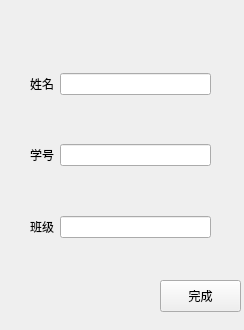
<?xml version="1.0" encoding="UTF-8"?>
<ui version="4.0">
 <class>New</class>
 <widget class="QWidget" name="New">
  <property name="geometry">
   <rect>
    <x>0</x>
    <y>0</y>
    <width>244</width>
    <height>330</height>
   </rect>
  </property>
  <property name="windowTitle">
   <string>Form</string>
  </property>
  <widget class="QWidget" name="formLayoutWidget">
   <property name="geometry">
    <rect>
     <x>30</x>
     <y>30</y>
     <width>181</width>
     <height>251</height>
    </rect>
   </property>
   <layout class="QFormLayout" name="formLayout">
    <item row="1" column="0">
     <spacer name="verticalSpacer">
      <property name="orientation">
       <enum>Qt::Vertical</enum>
      </property>
      <property name="sizeHint" stdset="0">
       <size>
        <width>20</width>
        <height>40</height>
       </size>
      </property>
     </spacer>
    </item>
    <item row="2" column="0">
     <widget class="QLabel" name="name_label">
      <property name="text">
       <string>姓名</string>
      </property>
     </widget>
    </item>
    <item row="2" column="1">
     <widget class="QLineEdit" name="name_lineEdit"/>
    </item>
    <item row="3" column="0">
     <spacer name="verticalSpacer_2">
      <property name="orientation">
       <enum>Qt::Vertical</enum>
      </property>
      <property name="sizeHint" stdset="0">
       <size>
        <width>20</width>
        <height>40</height>
       </size>
      </property>
     </spacer>
    </item>
    <item row="4" column="0">
     <widget class="QLabel" name="id_label">
      <property name="text">
       <string>学号</string>
      </property>
     </widget>
    </item>
    <item row="4" column="1">
     <widget class="QLineEdit" name="lineEdit_2"/>
    </item>
    <item row="6" column="0">
     <widget class="QLabel" name="class_label">
      <property name="text">
       <string>班级</string>
      </property>
     </widget>
    </item>
    <item row="6" column="1">
     <widget class="QLineEdit" name="class_lineEdit"/>
    </item>
    <item row="7" column="0">
     <spacer name="verticalSpacer_3">
      <property name="orientation">
       <enum>Qt::Vertical</enum>
      </property>
      <property name="sizeHint" stdset="0">
       <size>
        <width>20</width>
        <height>40</height>
       </size>
      </property>
     </spacer>
    </item>
    <item row="5" column="0">
     <spacer name="verticalSpacer_4">
      <property name="orientation">
       <enum>Qt::Vertical</enum>
      </property>
      <property name="sizeHint" stdset="0">
       <size>
        <width>20</width>
        <height>40</height>
       </size>
      </property>
     </spacer>
    </item>
   </layout>
  </widget>
  <widget class="QPushButton" name="finish_buttn">
   <property name="geometry">
    <rect>
     <x>160</x>
     <y>280</y>
     <width>81</width>
     <height>32</height>
    </rect>
   </property>
   <property name="text">
    <string>完成</string>
   </property>
  </widget>
 </widget>
 <resources/>
 <connections/>
</ui>
